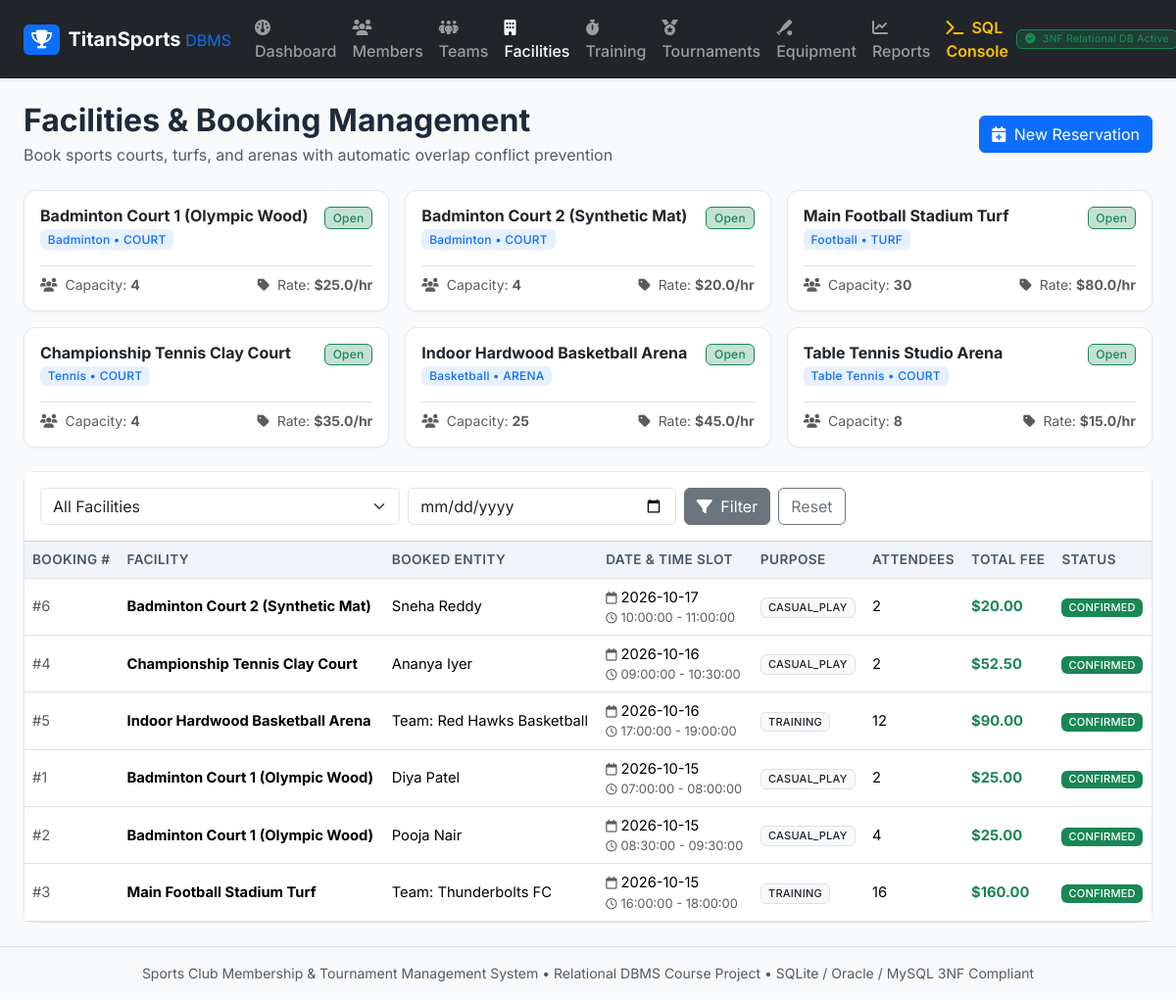
Screenshot of /facilities with the database file from the repository.
### tables this page shows
CREATE TABLE facilities (
    facility_id INTEGER PRIMARY KEY AUTOINCREMENT,
    facility_name TEXT NOT NULL UNIQUE COLLATE NOCASE,
    sport_id INTEGER NOT NULL,
    facility_type TEXT NOT NULL CHECK (facility_type IN ('COURT', 'TURF', 'ARENA', 'POOL', 'GYM', 'TRACK')),
    capacity INTEGER NOT NULL CHECK (capacity > 0),
    hourly_rate REAL NOT NULL DEFAULT 0.0 CHECK (hourly_rate >= 0.0),
    is_operational INTEGER NOT NULL DEFAULT 1 CHECK (is_operational IN (0, 1)),
    FOREIGN KEY (sport_id) REFERENCES sports(sport_id) ON DELETE RESTRICT
);

CREATE TABLE sports (
    sport_id INTEGER PRIMARY KEY AUTOINCREMENT,
    sport_name TEXT NOT NULL UNIQUE COLLATE NOCASE,
    category TEXT NOT NULL CHECK (category IN ('INDOOR', 'OUTDOOR')),
    max_team_size INTEGER NOT NULL CHECK (max_team_size >= 1),
    description TEXT
);

CREATE TABLE facility_bookings (
    booking_id INTEGER PRIMARY KEY AUTOINCREMENT,
    facility_id INTEGER NOT NULL,
    member_id INTEGER,
    team_id INTEGER,
    booking_date DATE NOT NULL,
    start_time TIME NOT NULL,
    end_time TIME NOT NULL,
    booking_purpose TEXT NOT NULL DEFAULT 'CASUAL_PLAY' CHECK (booking_purpose IN ('CASUAL_PLAY', 'TRAINING', 'TOURNAMENT_MATCH', 'MAINTENANCE')),
    attendees_count INTEGER NOT NULL DEFAULT 1 CHECK (attendees_count > 0),
    total_fee REAL NOT NULL DEFAULT 0.0 CHECK (total_fee >= 0.0),
    status TEXT NOT NULL DEFAULT 'CONFIRMED' CHECK (status IN ('CONFIRMED', 'CANCELLED', 'COMPLETED')),
    CHECK (end_time > start_time),
    CHECK (member_id IS NOT NULL OR team_id IS NOT NULL),
    FOREIGN KEY (facility_id) REFERENCES facilities(facility_id) ON DELETE RESTRICT,
    FOREIGN KEY (member_id) REFERENCES members(member_id) ON DELETE SET NULL,
    FOREIGN KEY (team_id) REFERENCES teams(team_id) ON DELETE SET NULL
);

### app/app.py (the view)
@app.route("/facilities")
def facilities():
    facilities_list = facility_service.get_all_facilities()
    facility_filter = request.args.get("facility_id")
    date_filter = request.args.get("date")
    bookings = facility_service.get_facility_bookings(
        facility_id=int(facility_filter) if facility_filter else None,
        booking_date=date_filter or None
    )
    active_members = member_service.get_all_members(status_filter="ACTIVE")
    teams_list = team_service.get_all_teams()
    return render_template(
        "facilities.html",
        facilities=facilities_list,
        bookings=bookings,
        members=active_members,
        teams=teams_list,
        facility_filter=facility_filter,
        date_filter=date_filter
    )

### app/services/facility_service.py (called while the page is built)
def get_all_facilities():
    return query_db("""
        SELECT f.*, s.sport_name
        FROM facilities f
        JOIN sports s ON f.sport_id = s.sport_id
        ORDER BY f.facility_id ASC;
    """)

def get_facility_bookings(facility_id=None, booking_date=None):
    sql = """
        SELECT fb.*, f.facility_name, s.sport_name,
               COALESCE(m.first_name || ' ' || m.last_name, 'Team: ' || t.team_name) AS booked_by
        FROM facility_bookings fb
        JOIN facilities f ON fb.facility_id = f.facility_id
        JOIN sports s ON f.sport_id = s.sport_id
        LEFT JOIN members m ON fb.member_id = m.member_id
        LEFT JOIN teams t ON fb.team_id = t.team_id
        WHERE 1=1
    """
    params = []
    if facility_id:
        sql += " AND fb.facility_id = ?"
        params.append(facility_id)
    if booking_date:
        sql += " AND fb.booking_date = ?"
        params.append(booking_date)
    sql += " ORDER BY fb.booking_date DESC, fb.start_time ASC;"
    return query_db(sql, params)

### app/services/team_service.py (called while the page is built)
def get_all_teams():
    return query_db("""
        SELECT t.*, s.sport_name,
               COALESCE(c.first_name || ' ' || c.last_name, 'No Coach') AS coach_name,
               COALESCE(m.first_name || ' ' || m.last_name, 'No Captain') AS captain_name,
               COUNT(tr.roster_id) AS total_players
        FROM teams t
        JOIN sports s ON t.sport_id = s.sport_id
        LEFT JOIN coaches c ON t.coach_id = c.coach_id
        LEFT JOIN members m ON t.captain_id = m.member_id
        LEFT JOIN team_roster tr ON t.team_id = tr.team_id AND tr.is_active = 1
        GROUP BY t.team_id
        ORDER BY t.team_id DESC;
    """)

### database/db_manager.py (called while the page is built)
def get_connection(db_path=None):
    target_path = db_path or DB_PATH
    conn = sqlite3.connect(target_path)
    conn.row_factory = sqlite3.Row
    conn.execute("PRAGMA foreign_keys = ON;")
    return conn

def query_db(query, args=(), one=False, db_path=None):
    conn = get_connection(db_path)
    try:
        cur = conn.cursor()
        cur.execute(query, args)
        rows = cur.fetchall()
        result = [dict(row) for row in rows]
        return (result[0] if result else None) if one else result
    finally:
        conn.close()

### app/templates/facilities.html (shortened to what this page needs)
{% extends "base.html" %}
{% block content %}
<div class="d-flex flex-wrap justify-content-between align-items-center mb-4 gap-2">
    <div>
        <h2 class="fw-bold mb-1">Facilities & Booking Management</h2>
        <p class="text-muted mb-0">Book sports courts, turfs, and arenas with automatic overlap conflict prevention</p>
    </div>
    <div class="d-flex gap-2">
        <button type="button" class="btn btn-primary" data-bs-toggle="modal" data-bs-target="#bookFacilityModal">
            <i class="fa-solid fa-calendar-plus me-1"></i> New Reservation
        </button>
    </div>
</div>
<div class="row g-3 mb-4">
    {% for f in facilities %}
    <div class="col-md-4 col-sm-6">
        <div class="card h-100 p-3">
            <div class="d-flex justify-content-between align-items-start mb-2">
                <div>
                    <h6 class="fw-bold mb-0">{{ f.facility_name }}</h6>
                    <span class="badge bg-primary bg-opacity-10 text-primary small">{{ f.sport_name }} &bull; {{ f.facility_type }}</span>
                </div>
                {% if f.is_operational %}
                    <span class="badge bg-success bg-opacity-25 text-success border border-success">Open</span>
                {% else %}
                    <span class="badge bg-danger">Maintenance</span>
                {% endif %}
            </div>
            <div class="d-flex justify-content-between text-muted small mt-2 pt-2 border-top">
                <span><i class="fa-solid fa-users me-1"></i> Capacity: <strong>{{ f.capacity }}</strong></span>
                <span><i class="fa-solid fa-tag me-1"></i> Rate: <strong>${{ f.hourly_rate }}/hr</strong></span>
            </div>
        </div>
    </div>
    {% endfor %}
</div>
<div class="card">
    <div class="card-header bg-white py-3">
        <form method="GET" action="{{ url_for('facilities') }}" class="row g-2 align-items-center">
            <div class="col-md-4">
                <select name="facility_id" class="form-select">
                    <option value="">All Facilities</option>
                </select>
            </div>
            <div class="col-md-3">
                <input type="date" name="date" class="form-control" value="{{ date_filter or '' }}">
            </div>
            <div class="col-md-3 d-flex gap-2">
                <button type="submit" class="btn btn-secondary"><i class="fa-solid fa-filter me-1"></i> Filter</button>
                <a href="{{ url_for('facilities') }}" class="btn btn-outline-secondary">Reset</a>
            </div>
        </form>
    </div>
    <div class="card-body p-0">
        <div class="table-responsive">
            <table class="table table-hover align-middle mb-0">
                <thead>
                    <tr>
                        <th>Booking #</th>
                        <th>Facility</th>
                        <th>Booked Entity</th>
                        <th>Date & Time Slot</th>
                        <th>Purpose</th>
                        <th>Attendees</th>
                        <th>Total Fee</th>
                        <th>Status</th>
                    </tr>
                </thead>
                <tbody>
                    {% for b in bookings %}
                    <tr>
                        <td class="text-muted small">#{{ b.booking_id }}</td>
                        <td class="fw-bold">{{ b.facility_name }}</td>
                        <td>{{ b.booked_by }}</td>
                        <td>
                            <div><i class="fa-regular fa-calendar small text-muted me-1"></i>{{ b.booking_date }}</div>
                            <div class="small text-muted"><i class="fa-regular fa-clock small me-1"></i>{{ b.start_time }} - {{ b.end_time }}</div>
                        </td>
                        <td><span class="badge bg-light text-dark border">{{ b.booking_purpose }}</span></td>
                        <td>{{ b.attendees_count }}</td>
                        <td class="fw-bold text-success">${{ "%.2f"|format(b.total_fee) }}</td>
                        <td>
                            <span class="badge {% if b.status == 'CONFIRMED' %}bg-success{% else %}bg-secondary{% endif %}">
                                {{ b.status }}
                            </span>
                        </td>
                    </tr>
                    {% else %}
                    <tr>
                        <td colspan="8" class="text-center py-4 text-muted">No reservations recorded for this selection.</td>
                    </tr>
                    {% endfor %}
                </tbody>
            </table>
        </div>
    </div>
</div>
{% endblock %}

### app/static/css/custom.css (style rules this page uses)
body { font-family: 'Inter', -apple-system, BlinkMacSystemFont, "Segoe UI", Roboto, sans-serif; background-color: #f8fafc; color: #1e293b; min-height: 100vh; display: flex; flex-direction: column; }
.card { border-radius: 12px; border: 1px solid #e2e8f0; box-shadow: 0 1px 3px rgba(0,0,0,0.04); transition: transform 0.15s ease, box-shadow 0.15s ease; }
.table th { background-color: #f1f5f9; font-weight: 600; font-size: 0.85rem; text-transform: uppercase; letter-spacing: 0.03em; color: #475569; }
.table td { vertical-align: middle; font-size: 0.92rem; }
.badge { font-weight: 500; letter-spacing: 0.02em; }

### rows the page displays
facilities: facility_name "Badminton Court 1 (Olympic Wood)", sport_name "Badminton", facility_type "COURT", is_operational "Open", capacity "4", hourly_rate "25.0"
facilities: facility_name "Badminton Court 2 (Synthetic Mat)", sport_name "Badminton", facility_type "COURT", is_operational "Open", capacity "4", hourly_rate "20.0"
facilities: facility_name "Main Football Stadium Turf", sport_name "Football", facility_type "TURF", is_operational "Open", capacity "30", hourly_rate "80.0"
facilities: facility_name "Championship Tennis Clay Court", sport_name "Tennis", facility_type "COURT", is_operational "Open", capacity "4", hourly_rate "35.0"
facilities: facility_name "Indoor Hardwood Basketball Arena", sport_name "Basketball", facility_type "ARENA", is_operational "Open", capacity "25", hourly_rate "45.0"
facilities: facility_name "Table Tennis Studio Arena", sport_name "Table Tennis", facility_type "COURT", is_operational "Open", capacity "8", hourly_rate "15.0"
facility_bookings: booking_id "6", facility_name "Badminton Court 2 (Synthetic Mat)", booked_by "Sneha Reddy", booking_date "2026-10-17", start_time "10:00:00", end_time "11:00:00", booking_purpose "CASUAL_PLAY", attendees_count "2", total_fee "20.00", status "CONFIRMED"
facility_bookings: booking_id "4", facility_name "Championship Tennis Clay Court", booked_by "Ananya Iyer", booking_date "2026-10-16", start_time "09:00:00", end_time "10:30:00", booking_purpose "CASUAL_PLAY", attendees_count "2", total_fee "52.50", status "CONFIRMED"
facility_bookings: booking_id "5", facility_name "Indoor Hardwood Basketball Arena", booked_by "Team: Red Hawks Basketball", booking_date "2026-10-16", start_time "17:00:00", end_time "19:00:00", booking_purpose "TRAINING", attendees_count "12", total_fee "90.00", status "CONFIRMED"
facility_bookings: booking_id "1", facility_name "Badminton Court 1 (Olympic Wood)", booked_by "Diya Patel", booking_date "2026-10-15", start_time "07:00:00", end_time "08:00:00", booking_purpose "CASUAL_PLAY", attendees_count "2", total_fee "25.00", status "CONFIRMED"
facility_bookings: booking_id "2", facility_name "Badminton Court 1 (Olympic Wood)", booked_by "Pooja Nair", booking_date "2026-10-15", start_time "08:30:00", end_time "09:30:00", booking_purpose "CASUAL_PLAY", attendees_count "4", total_fee "25.00", status "CONFIRMED"
facility_bookings: booking_id "3", facility_name "Main Football Stadium Turf", booked_by "Team: Thunderbolts FC", booking_date "2026-10-15", start_time "16:00:00", end_time "18:00:00", booking_purpose "TRAINING", attendees_count "16", total_fee "160.00", status "CONFIRMED"
